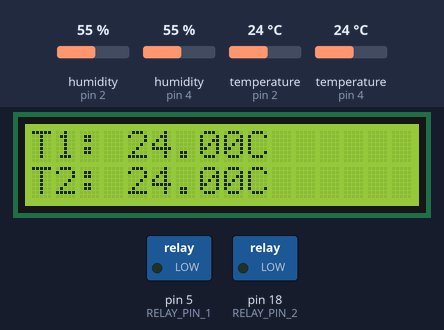
Simulated run of this sketch. Board: Arduino Uno, built with avr-gcc and run on an emulated ATmega328P. Shown: 16×2 character LCD, switched loads named in the sketch (green lamp = pin HIGH). The inputs (shaded band) are chosen by the test bench; at power-on: temperature (sensors on pin 2, pin 4) 24 °C, humidity (sensors on pin 2, pin 4) 55 %. What the sketch prints to the serial monitor is not drawn.

Above: at 2.7 s.
2.8 s: temperature (sensor on pin 2) set to 36 °C
At 5.1 s:
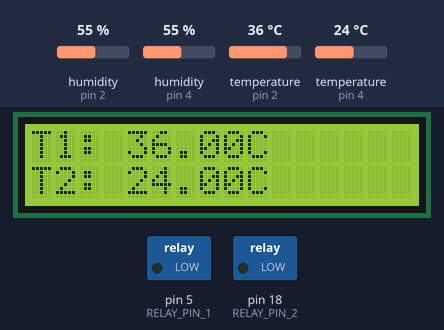
5.9 s: temperature (sensor on pin 2) set to 39 °C
At 6.9 s:
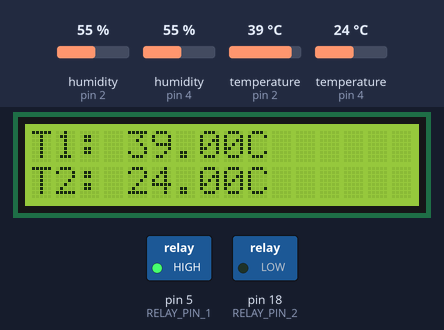
9.0 s: temperature (sensor on pin 4) set to 37 °C
At 11.4 s:
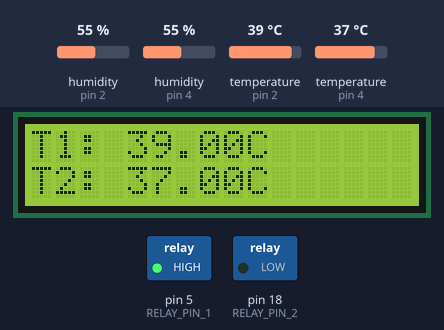
12.1 s: temperature (sensor on pin 4) set to 40 °C
At 13.2 s:
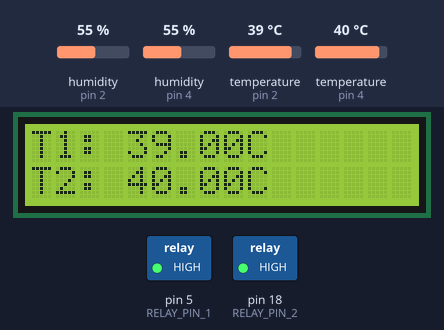
15.2 s: temperature (sensor on pin 2) set to 12 °C
At 18.0 s:
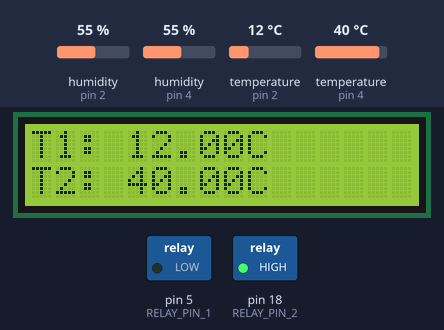
18.5 s: temperature (sensor on pin 4) set to 12 °C
At 19.8 s:
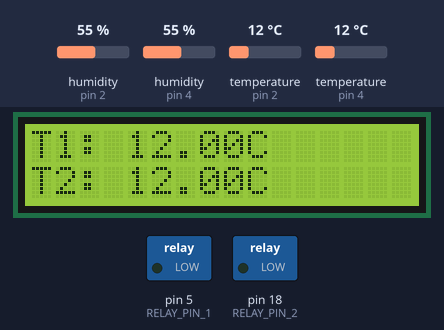
Timing chart, 0 to 21.5 s (numbered marks = the images above; inputs shaded):
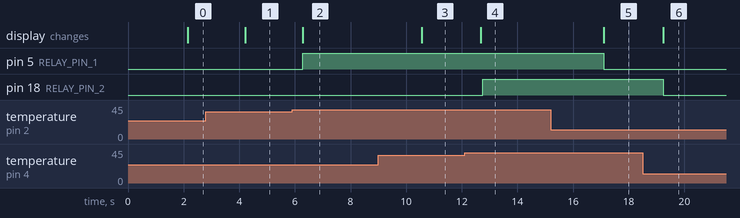

The sketch:

Intilligent_thermal_management_system.ino
```cpp
#include <DHT.h>
#include <Wire.h>
#include <LiquidCrystal_I2C.h>

#define DHTPIN_1 2       // Digital pin connected to the first DHT sensor
#define DHTPIN_2 4       // Digital pin connected to the second DHT sensor
#define DHTTYPE DHT11    // DHT 11

#define RELAY_PIN_1 5   // Digital pin connected to the first relay
#define RELAY_PIN_2 18   // Digital pin connected to the second relay

DHT dht_1(DHTPIN_1, DHTTYPE);
DHT dht_2(DHTPIN_2, DHTTYPE);

// Set the LCD address (typically 0x27 for a 16x2 LCD)
#define LCD_ADDRESS 0x27
#define LCD_COLS 16
#define LCD_ROWS 2

// Create LCD instance
LiquidCrystal_I2C lcd(LCD_ADDRESS, LCD_COLS, LCD_ROWS);

void setup() {
  Serial.begin(9600);

  // Initialize the LCD with 16 columns and 2 rows
  lcd.init();
  lcd.backlight(); // Turn on backlight
  lcd.clear(); // Clear LCD screen

  dht_1.begin();
  dht_2.begin();

  pinMode(RELAY_PIN_1, OUTPUT);
  pinMode(RELAY_PIN_2, OUTPUT);
}

void loop() {
  delay(2000);  // Wait for 2 seconds between measurements

  // Read temperature and humidity for the first DHT sensor
  float temperature_1 = dht_1.readTemperature();

  // Read temperature and humidity for the second DHT sensor
  float temperature_2 = dht_2.readTemperature();

  if (isnan(temperature_1) || isnan(temperature_2)) {
    Serial.println("Failed to read from DHT sensor!");
    lcd.clear(); // Clear the LCD if reading fails
    lcd.setCursor(0, 0);
    lcd.print("Failed to read DHT");
    return;
  }

  // Print temperature values for both sensors on the LCD
  lcd.clear(); // Clear the LCD before printing new values
  lcd.setCursor(0, 0);
  lcd.print("T1: ");
  lcd.print(temperature_1);
  lcd.print("C");

  lcd.setCursor(0, 1);
  lcd.print("T2: ");
  lcd.print(temperature_2);
  lcd.print("C");

  // Print temperature values for both sensors on Serial Monitor
  Serial.print("Battery Temperature: ");
  Serial.print(temperature_1);
  Serial.println(" °C");

  Serial.print("Powertrain Temperature: ");
  Serial.print(temperature_2);
  Serial.println(" °C");

  // Check if temperature for Battery exceeds 37°C, turn on relay 1
  if (temperature_1 > 37) {
    digitalWrite(RELAY_PIN_1, HIGH);  // Turn on relay 1
    Serial.println("Temperature for Battery exceeded 37°C. Turning on relay 1.");
  } else {
    digitalWrite(RELAY_PIN_1, LOW);   // Turn off relay 1
  }

  // Check if temperature for powertrain exceeds 38°C, turn on relay 2
  if (temperature_2 > 38) {
    digitalWrite(RELAY_PIN_2, HIGH);  // Turn on relay 2
    Serial.println("Temperature for powertrain exceeded 38°C. Turning on relay 2.");
  } else {
    digitalWrite(RELAY_PIN_2, LOW);   // Turn off relay 2
  }
}
```

Measured:
- the behaviour switches between 37 and 38 °C on temperature (sensor on pin 2) (found by bisection; images 1 and 2)
- the behaviour switches between 38 and 39 °C on temperature (sensor on pin 4) (found by bisection; images 3 and 4)
- after the input at 2.8 s, the display: changes after 1.4 s (image 1)
- after the input at 5.9 s, pin 5 (RELAY_PIN_1): LOW → HIGH after 0.38 s; the display: changes after 0.38 s (image 2)
- after the input at 9.0 s, the display: changes after 1.6 s (image 3)
- after the input at 12.1 s, pin 18 (RELAY_PIN_2): LOW → HIGH after 0.66 s; the display: changes after 0.59 s (image 4)
- after the input at 15.2 s, pin 5 (RELAY_PIN_1): HIGH → LOW after 1.9 s; the display: changes after 1.9 s (image 5)
- after the input at 18.5 s, pin 18 (RELAY_PIN_2): HIGH → LOW after 0.74 s; the display: changes after 0.74 s (image 6)
